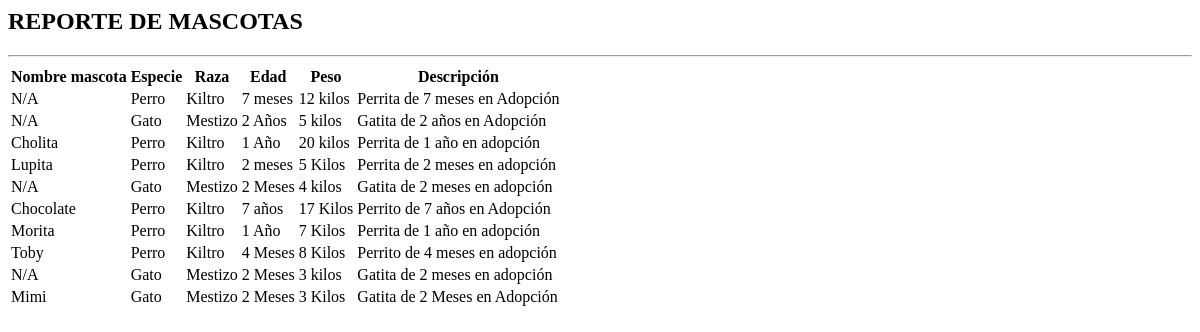
/lista_mascota/, run on an earlier commit of the app's database.
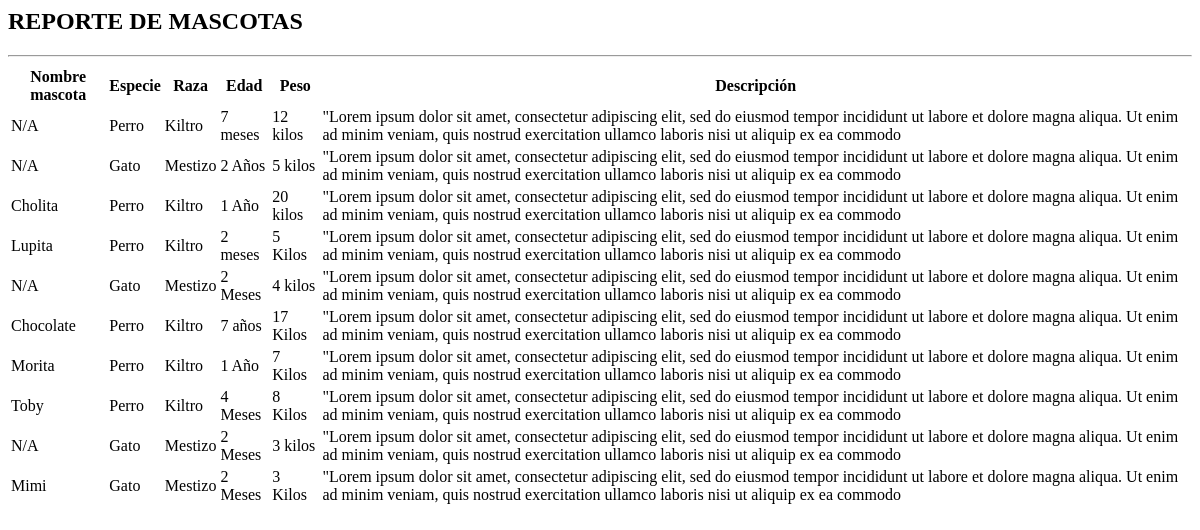
And on a later commit of the database.
### app/models.py (models this page shows, shortened)
class Mascota(models.Model):
    nombre_mascota = models.CharField(max_length=250)
    imagen = models.ImageField(upload_to="mascota", null=True)
    edad_mascota = models.CharField(max_length=250)
    sexo = models.IntegerField(choices=opciones_sexo)
    descripcion = models.TextField()
    tamaño = models.IntegerField(choices=opciones_tamaño)
    peso = models.CharField(max_length=250)
    especie = models.ForeignKey(Especie, on_delete=models.PROTECT)
    raza = models.ForeignKey(Raza, on_delete=models.PROTECT)

class Especie(models.Model):
    nombre_especie = models.CharField(max_length=250)
    def __str__(self):
        return self.nombre_especie

class Raza(models.Model):
    nombre_raza = models.CharField(max_length=250)
    def __str__(self):
        return self.nombre_raza

### app/views.py (the view)
# urls.py: path('lista_mascota/', ListaMascotasListView.as_view(),name="lista_mascota"),
class ListaMascotasListView(ListView):
    model = Mascota
    template_name = "app/mascota/reporte_mascota.html"
    context_object_name = 'mascotas'

### app/templates/app/mascota/reporte_mascota.html
{% block contenido %}
<h2 class="text-center tituloListar">REPORTE DE MASCOTAS</h2>
<hr>
<div class="container-fluid">
    <div class="table-responsive">
        <table class="table table-striped table-hover ">
            <tr>
                <th>Nombre mascota</th>
                <th>Especie</th>
                <th>Raza</th>
                <th>Edad </th>
                <th>Peso</th>
                <th>Descripción</th>
            </tr>
            {% for m in mascotas %}
            <tr>
                <td>{{ m.nombre_mascota | title }}</td>
                <td>{{ m.especie }}</td>
                <td>{{ m.raza }}</td>
                <td>{{ m.edad_mascota }}</td>
                <td>{{ m.peso }}</td>
                <td>{{ m.descripcion }}</td>
            </tr>
            {% endfor %}
        </table>
    </div>
</div>
{% endblock %}

What changed in the data, as far as the page shows it:
changed Mascota "7 meses": descripcion "Perrita de 7 meses en Adopción" → "\"Lorem ipsum dolor sit amet, consectetur adipiscing elit, sed do eiusmod tempor incididunt ut labore et dolore magna aliqua. Ut enim ad minim veniam, quis nostrud exercitation ullamco laboris nisi ut aliquip ex ea commodo"
changed Mascota "2 Años": descripcion "Gatita de 2 años en Adopción" → "\"Lorem ipsum dolor sit amet, consectetur adipiscing elit, sed do eiusmod tempor incididunt ut labore et dolore magna aliqua. Ut enim ad minim veniam, quis nostrud exercitation ullamco laboris nisi ut aliquip ex ea commodo"
changed Mascota "Cholita": descripcion "Perrita de 1 año en adopción" → "\"Lorem ipsum dolor sit amet, consectetur adipiscing elit, sed do eiusmod tempor incididunt ut labore et dolore magna aliqua. Ut enim ad minim veniam, quis nostrud exercitation ullamco laboris nisi ut aliquip ex ea commodo"
changed Mascota "Lupita": descripcion "Perrita de 2 meses en adopción" → "\"Lorem ipsum dolor sit amet, consectetur adipiscing elit, sed do eiusmod tempor incididunt ut labore et dolore magna aliqua. Ut enim ad minim veniam, quis nostrud exercitation ullamco laboris nisi ut aliquip ex ea commodo"
changed Mascota "4 kilos": descripcion "Gatita de 2 meses en adopción" → "\"Lorem ipsum dolor sit amet, consectetur adipiscing elit, sed do eiusmod tempor incididunt ut labore et dolore magna aliqua. Ut enim ad minim veniam, quis nostrud exercitation ullamco laboris nisi ut aliquip ex ea commodo"
changed Mascota "Chocolate": descripcion "Perrito de 7 años en Adopción" → "\"Lorem ipsum dolor sit amet, consectetur adipiscing elit, sed do eiusmod tempor incididunt ut labore et dolore magna aliqua. Ut enim ad minim veniam, quis nostrud exercitation ullamco laboris nisi ut aliquip ex ea commodo"
changed Mascota "Morita": descripcion "Perrita de 1 año en adopción" → "\"Lorem ipsum dolor sit amet, consectetur adipiscing elit, sed do eiusmod tempor incididunt ut labore et dolore magna aliqua. Ut enim ad minim veniam, quis nostrud exercitation ullamco laboris nisi ut aliquip ex ea commodo"
changed Mascota "Toby": descripcion "Perrito de 4 meses en adopción" → "\"Lorem ipsum dolor sit amet, consectetur adipiscing elit, sed do eiusmod tempor incididunt ut labore et dolore magna aliqua. Ut enim ad minim veniam, quis nostrud exercitation ullamco laboris nisi ut aliquip ex ea commodo"
changed Mascota "3 kilos": descripcion "Gatita de 2 meses en adopción" → "\"Lorem ipsum dolor sit amet, consectetur adipiscing elit, sed do eiusmod tempor incididunt ut labore et dolore magna aliqua. Ut enim ad minim veniam, quis nostrud exercitation ullamco laboris nisi ut aliquip ex ea commodo"
changed Mascota "Mimi": descripcion "Gatita de 2 Meses en Adopción" → "\"Lorem ipsum dolor sit amet, consectetur adipiscing elit, sed do eiusmod tempor incididunt ut labore et dolore magna aliqua. Ut enim ad minim veniam, quis nostrud exercitation ullamco laboris nisi ut aliquip ex ea commodo"
